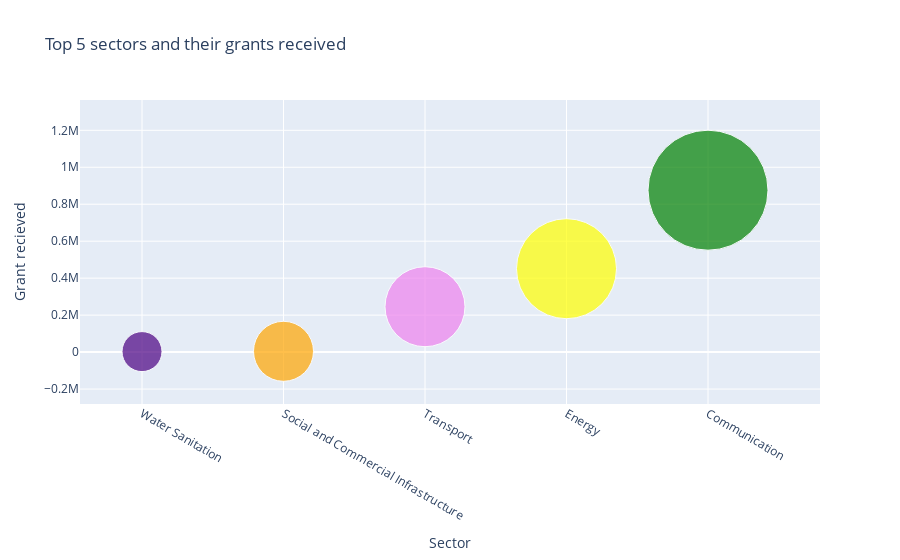

Notebook code cell kept with this figure:
### Code cell
##bubble chart which display top 5 sector and their grants received.
df200=df.groupby(by='Sector')['Project Cost(Actual) in Rs Crore'].sum().sort_values(ascending=True).head(5)
names=df200.index
values=df200.values
import plotly.graph_objects as go
fig = go.Figure(data=[go.Scatter(
    x=names, y=values,
    mode='markers',
 marker=dict(
color=["Indigo","orange","Violet","Yellow","Green"],
        size=[40,60,80,100,120]   
 )
 )])

fig.update_layout(
    
    title='Top 5 sectors and their grants received',
    xaxis=dict(
        title='Sector'),
    yaxis=dict(
        title='Grant recieved'))

### Figure 1 — Plotly figure (JSON) as saved in the notebook; plotly's stock layout.template omitted (floating-point values rounded to 4 significant figures)
{"data": [{"marker": {"color": ["Indigo", "orange", "Violet", "Yellow", "Green"], "size": [40, 60, 80, 100, 120]}, "mode": "markers", "type": "scatter", "x": ["Water Sanitation", "Social and Commercial Infrastructure", "Transport", "Energy", "Communication"], "y": [2644.0, 4294.0, 245500.0, 451200.0, 875900.0]}], "layout": {"title": {"text": "Top 5 sectors and their grants received"}, "xaxis": {"title": {"text": "Sector"}}, "yaxis": {"title": {"text": "Grant recieved"}}}}
